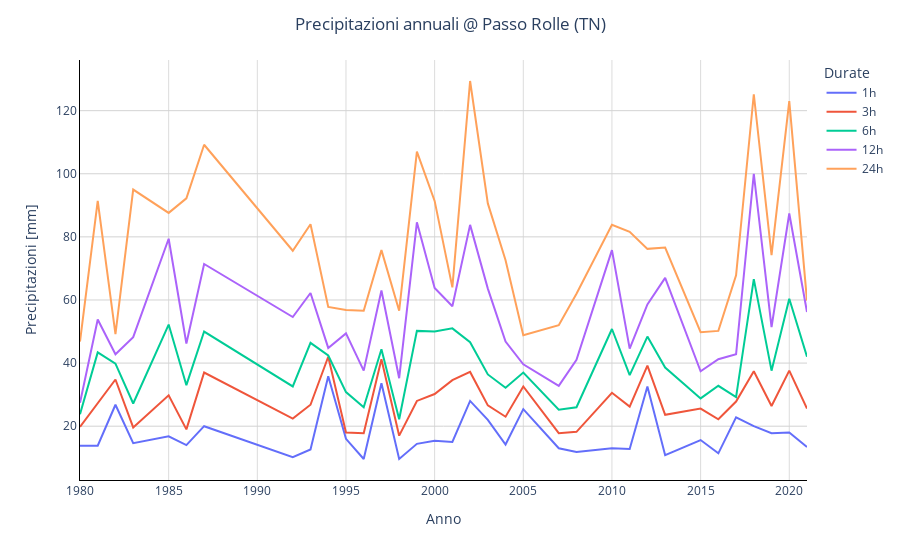

Notebook source saved alongside this figure:
### Code cell
ax = px.line(data, height = 500)

ax.update_layout(title = 'Precipitazioni annuali @ Passo Rolle (TN)',
                  title_x = 0.5,
                  plot_bgcolor = 'white',
                  yaxis_title = 'Precipitazioni [mm]',
                  xaxis_title = 'Anno',
                  legend_title = 'Durate')

ax.update_xaxes(gridcolor = 'gainsboro', linecolor = 'black')
ax.update_yaxes(gridcolor = 'lightgrey', linecolor = 'black')

ax

### Figure 1 — Plotly figure (JSON) as saved in the notebook; plotly's stock layout.template omitted (floating-point values rounded to 4 significant figures)
{"data": [{"hovertemplate": "variable=1h<br>Anno=%{x}<br>value=%{y}<extra></extra>", "legendgroup": "1h", "line": {"color": "#636efa", "dash": "solid"}, "marker": {"symbol": "circle"}, "mode": "lines", "name": "1h", "orientation": "v", "showlegend": true, "type": "scatter", "x": [1980, 1981, 1982, 1983, 1985, 1986, 1987, 1992, 1993, 1994, 1995, 1996, 1997, 1998, 1999, 2000, 2001, 2002, 2003, 2004, 2005, 2007, 2008, 2010, 2011, 2012, 2013, 2015, 2016, 2017, 2018, 2019, 2020, 2021], "xaxis": "x", "y": [13.8, 13.8, 26.8, 14.6, 16.8, 14, 20, 10.2, 12.6, 35.8, 16, 9.6, 33.6, 9.6, 14.4, 15.4, 15, 28, 22, 14.2, 25.4, 13, 11.8, 13, 12.8, 32.6, 10.8, 15.6, 11.4, 22.8, 20, 17.8, 18, 13.4], "yaxis": "y"}, {"hovertemplate": "variable=3h<br>Anno=%{x}<br>value=%{y}<extra></extra>", "legendgroup": "3h", "line": {"color": "#EF553B", "dash": "solid"}, "marker": {"symbol": "circle"}, "mode": "lines", "name": "3h", "orientation": "v", "showlegend": true, "type": "scatter", "x": [1980, 1981, 1982, 1983, 1985, 1986, 1987, 1992, 1993, 1994, 1995, 1996, 1997, 1998, 1999, 2000, 2001, 2002, 2003, 2004, 2005, 2007, 2008, 2010, 2011, 2012, 2013, 2015, 2016, 2017, 2018, 2019, 2020, 2021], "xaxis": "x", "y": [19.8, 27.4, 34.8, 19.6, 29.8, 19, 37, 22.4, 26.8, 42, 18, 17.8, 41.2, 17, 28, 30.2, 34.6, 37.2, 26.6, 23, 32.6, 17.8, 18.2, 30.6, 26.2, 39.2, 23.6, 25.6, 22.2, 27.8, 37.4, 26.4, 37.6, 25.6], "yaxis": "y"}, {"hovertemplate": "variable=6h<br>Anno=%{x}<br>value=%{y}<extra></extra>", "legendgroup": "6h", "line": {"color": "#00cc96", "dash": "solid"}, "marker": {"symbol": "circle"}, "mode": "lines", "name": "6h", "orientation": "v", "showlegend": true, "type": "scatter", "x": [1980, 1981, 1982, 1983, 1985, 1986, 1987, 1992, 1993, 1994, 1995, 1996, 1997, 1998, 1999, 2000, 2001, 2002, 2003, 2004, 2005, 2007, 2008, 2010, 2011, 2012, 2013, 2015, 2016, 2017, 2018, 2019, 2020, 2021], "xaxis": "x", "y": [23.8, 43.4, 39.8, 27.2, 52.2, 33, 50, 32.6, 46.4, 42.4, 30.8, 26, 44.4, 22.2, 50.2, 50, 51, 46.6, 36.4, 32.2, 37, 25.2, 26, 50.8, 36.2, 48.4, 38.6, 28.8, 32.8, 29.2, 66.6, 37.6, 60.4, 42], "yaxis": "y"}, {"hovertemplate": "variable=12h<br>Anno=%{x}<br>value=%{y}<extra></extra>", "legendgroup": "12h", "line": {"color": "#ab63fa", "dash": "solid"}, "marker": {"symbol": "circle"}, "mode": "lines", "name": "12h", "orientation": "v", "showlegend": true, "type": "scatter", "x": [1980, 1981, 1982, 1983, 1985, 1986, 1987, 1992, 1993, 1994, 1995, 1996, 1997, 1998, 1999, 2000, 2001, 2002, 2003, 2004, 2005, 2007, 2008, 2010, 2011, 2012, 2013, 2015, 2016, 2017, 2018, 2019, 2020, 2021], "xaxis": "x", "y": [27.4, 53.8, 42.8, 48.2, 79.4, 46.2, 71.4, 54.6, 62.2, 44.8, 49.4, 37.6, 63, 35.2, 84.6, 63.8, 58, 83.8, 63.6, 46.8, 39.6, 32.8, 41, 75.8, 44.6, 58.6, 67, 37.4, 41.2, 42.8, 100, 51.4, 87.4, 56.2], "yaxis": "y"}, {"hovertemplate": "variable=24h<br>Anno=%{x}<br>value=%{y}<extra></extra>", "legendgroup": "24h", "line": {"color": "#FFA15A", "dash": "solid"}, "marker": {"symbol": "circle"}, "mode": "lines", "name": "24h", "orientation": "v", "showlegend": true, "type": "scatter", "x": [1980, 1981, 1982, 1983, 1985, 1986, 1987, 1992, 1993, 1994, 1995, 1996, 1997, 1998, 1999, 2000, 2001, 2002, 2003, 2004, 2005, 2007, 2008, 2010, 2011, 2012, 2013, 2015, 2016, 2017, 2018, 2019, 2020, 2021], "xaxis": "x", "y": [46.8, 91.4, 49.2, 95, 87.6, 92.2, 109.2, 75.6, 84, 57.8, 56.8, 56.6, 75.8, 56.6, 107, 91.4, 64, 129.4, 90.6, 72.6, 48.8, 52, 62, 83.8, 81.6, 76.2, 76.6, 49.8, 50.2, 67.8, 125.2, 74.2, 123, 59.8], "yaxis": "y"}], "layout": {"autosize": true, "legend": {"title": {"text": "Durate"}, "tracegroupgap": 0}, "margin": {"t": 60}, "plot_bgcolor": "white", "title": {"text": "Precipitazioni annuali @ Passo Rolle (TN)", "x": 0.5}, "xaxis": {"anchor": "y", "autorange": true, "domain": [0, 1], "gridcolor": "gainsboro", "linecolor": "black", "range": [1980, 2021], "title": {"text": "Anno"}, "type": "linear"}, "yaxis": {"anchor": "x", "autorange": true, "domain": [0, 1], "gridcolor": "lightgrey", "linecolor": "black", "range": [2.944, 136.1], "title": {"text": "Precipitazioni [mm]"}, "type": "linear"}}}
